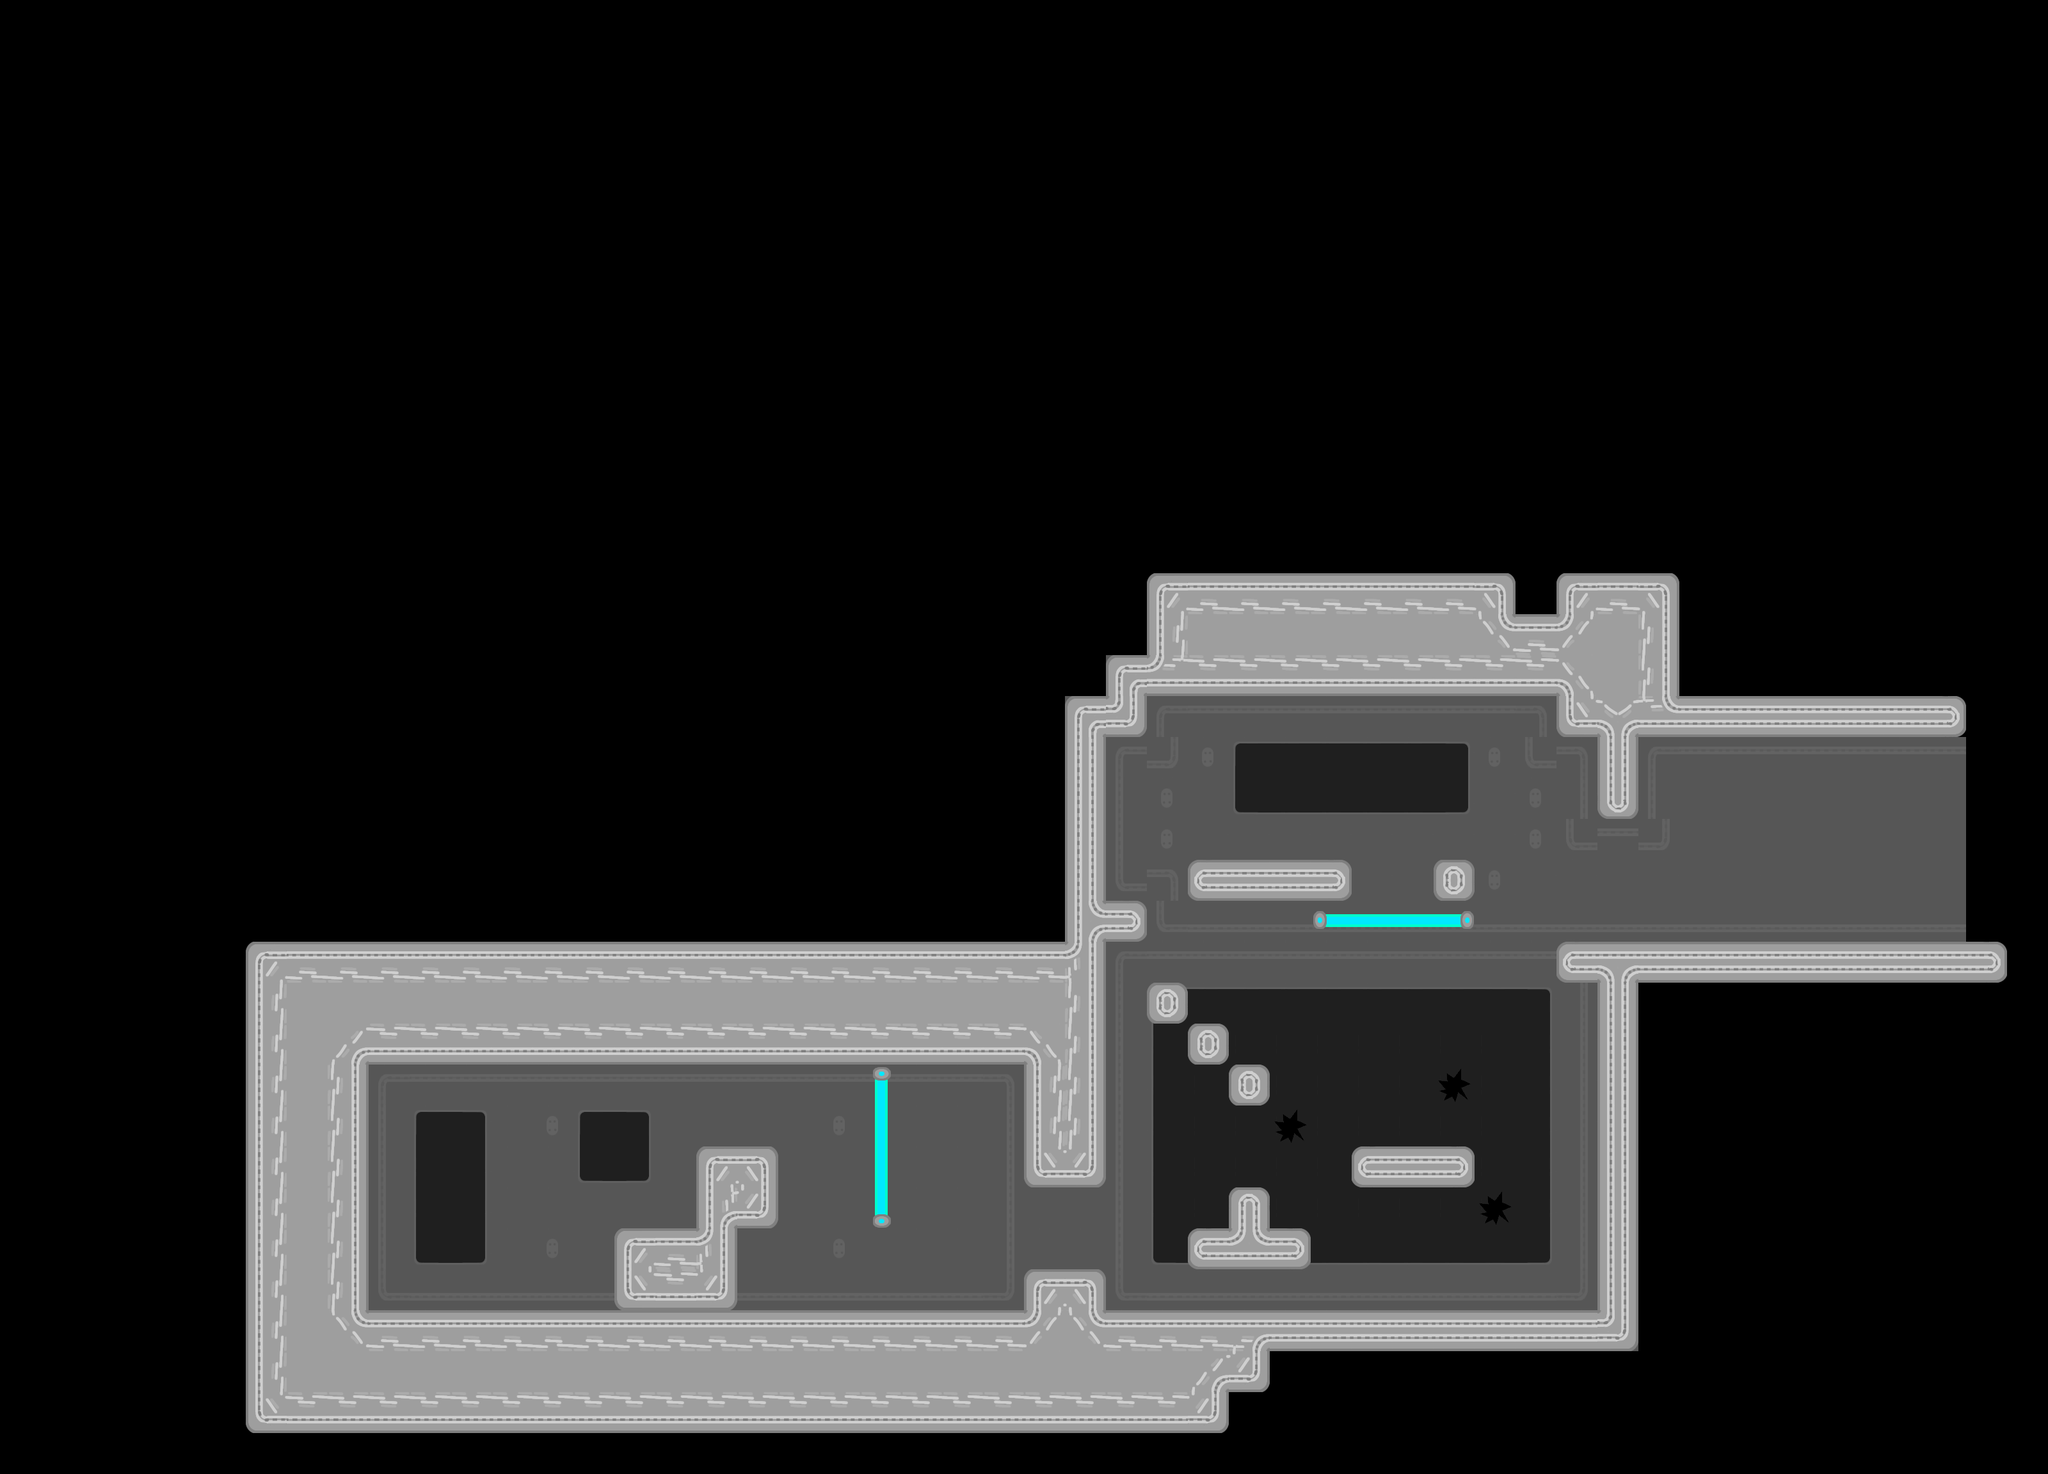

This game map was drawn from its Tiled (.tmx) file and the tilesets committed beside it. A one-line description and the trimmed map source follow:
An orthogonal 50x36 tile map with 64x64 px tiles, 3 tile layers (background, lasers, walls) and 33 objects.

<map version="1.10" tiledversion="1.11.2" orientation="orthogonal" renderorder="right-down" width="50" height="36" tilewidth="64" tileheight="64" infinite="0" nextlayerid="8" nextobjectid="81">
 <tileset firstgid="1" source="alien.tsx" />
 <layer id="2" name="background" width="50" height="36">
  <data>[1800 cells, 455 non-empty, 20 distinct tile ids]</data>
 </layer>
 <objectgroup id="5" name="displays">
  <object id="17" gid="76" x="2688" y="1408" width="320" height="192">
   <properties>
    <property name="race_id" type="int" value="0" />
   </properties>
  </object>
 </objectgroup>
 <objectgroup id="3" name="checkpoints">
  <object id="2" gid="50" x="704" y="2048" width="64" height="64" />
  <object id="4" gid="50" x="2624" y="1472" width="64" height="64" />
 </objectgroup>
 <objectgroup id="4" name="ends">
  <object id="13" gid="40" x="1600" y="1984" width="64" height="64">
   <properties>
    <property name="race_id" type="int" value="0" />
    <property name="type" value="start" />
   </properties>
  </object>
  <object id="15" gid="40" x="2496" y="1472" width="64" height="64">
   <properties>
    <property name="race_id" type="int" value="0" />
    <property name="type" value="end" />
   </properties>
  </object>
  <object id="18" gid="40" x="2496" y="1344" width="64" height="64">
   <properties>
    <property name="race_id" type="int" value="0" />
    <property name="type" value="end" />
   </properties>
  </object>
  <object id="19" gid="40" x="2496" y="1408" width="64" height="64">
   <properties>
    <property name="race_id" type="int" value="0" />
    <property name="type" value="end" />
   </properties>
  </object>
  <object id="20" gid="40" x="1600" y="1920" width="64" height="64">
   <properties>
    <property name="race_id" type="int" value="0" />
    <property name="type" value="start" />
   </properties>
  </object>
 </objectgroup>
 <layer id="6" name="lasers" width="50" height="36">
  <data>[1800 cells, 8 non-empty, 6 distinct tile ids]</data>
 </layer>
 <layer id="1" name="walls" width="50" height="36">
  <data>[1800 cells, 275 non-empty, 31 distinct tile ids]</data>
 </layer>
 <objectgroup id="7" name="collisions">
  <object id="48" gid="100" x="448" y="2176" width="1152" height="128" />
  <object id="54" gid="100" x="448" y="2048" width="128" height="512" />
  <object id="55" gid="100" x="576" y="1664" width="1024" height="128" />
  <object id="56" gid="100" x="1600" y="1856" width="128" height="960" />
  <object id="57" gid="100" x="1600" y="2176" width="128" height="192" />
  <object id="58" gid="100" x="960" y="2048" width="192" height="128" />
  <object id="59" gid="100" x="1088" y="1920" width="128" height="128" />
  <object id="60" gid="100" x="1728" y="2176" width="896" height="128" />
  <object id="61" gid="100" x="2496" y="2048" width="640" height="576" />
  <object id="63" gid="100" x="1728" y="1152" width="64" height="64" />
  <object id="64" gid="100" x="1728" y="1088" width="768" height="192" />
  <object id="67" gid="100" x="2432" y="1152" width="64" height="64" />
  <object id="68" gid="100" x="2496" y="1152" width="128" height="256" />
  <object id="69" gid="100" x="2496" y="1280" width="64" height="128" />
  <object id="70" gid="100" x="2624" y="1152" width="448" height="64" />
  <object id="71" gid="100" x="1856" y="1984" width="192" height="64" />
  <object id="72" gid="100" x="1920" y="1984" width="64" height="128" />
  <object id="73" gid="100" x="1920" y="1728" width="64" height="64" />
  <object id="74" gid="100" x="1856" y="1664" width="64" height="64" />
  <object id="75" gid="100" x="1792" y="1600" width="64" height="64" />
  <object id="76" gid="100" x="1664" y="1472" width="128" height="64" />
  <object id="77" gid="100" x="1856" y="1408" width="256" height="64" />
  <object id="78" gid="100" x="2240" y="1408" width="64" height="64" />
  <object id="79" gid="100" x="2112" y="1856" width="192" height="64" />
  <object id="80" gid="100" x="2432" y="1536" width="128" height="64" />
 </objectgroup>
</map>
